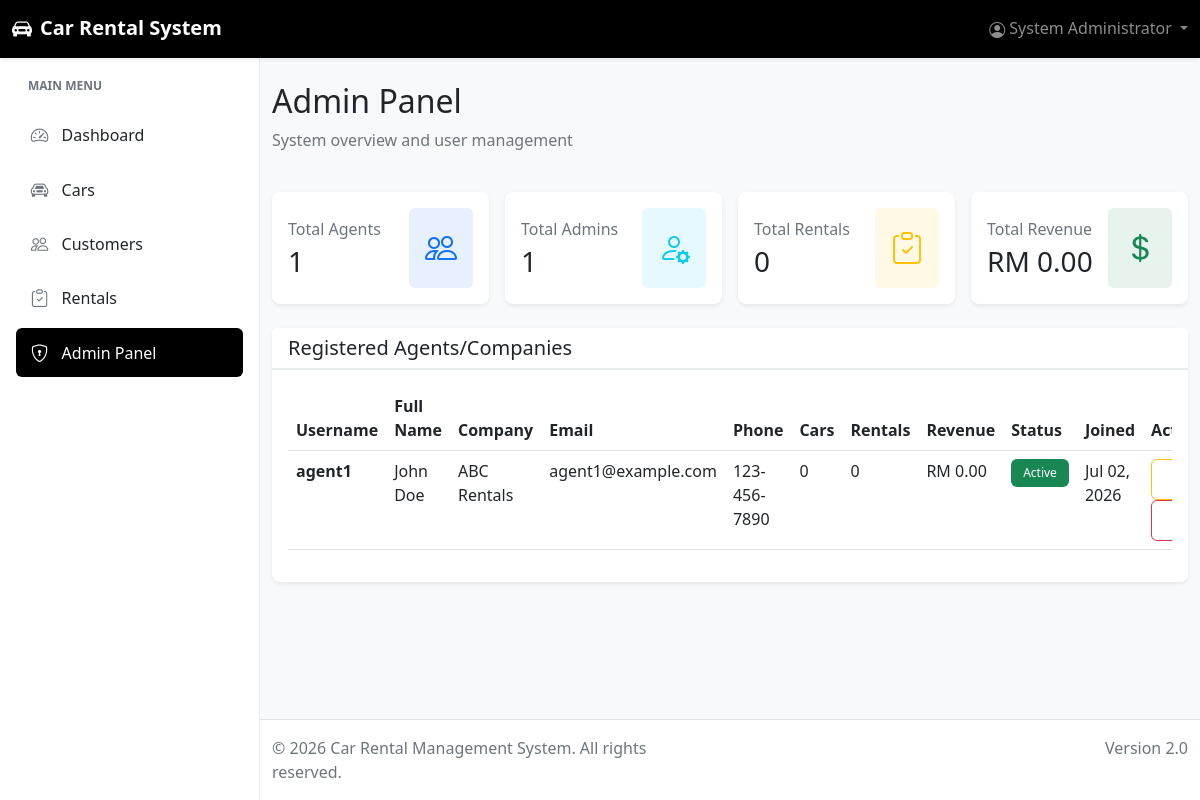
/admin.php (signed in), run on the app's committed database.
### tables this page shows
CREATE TABLE IF NOT EXISTS users (
    id INT PRIMARY KEY AUTO_INCREMENT,
    username VARCHAR(50) UNIQUE NOT NULL,
    email VARCHAR(100) UNIQUE,
    password VARCHAR(255) NOT NULL,
    full_name VARCHAR(100) NOT NULL,
    company_name VARCHAR(100),
    phone VARCHAR(20),
    role ENUM('admin', 'agent', 'superadmin') DEFAULT 'agent',
    status ENUM('active', 'inactive') DEFAULT 'active',
    created_at TIMESTAMP DEFAULT CURRENT_TIMESTAMP,
    updated_at TIMESTAMP DEFAULT CURRENT_TIMESTAMP ON UPDATE CURRENT_TIMESTAMP
);

### config/config.php (called while the page is built, shortened)
<?php
function isAdmin() {
    return isset($_SESSION['role']) && ($_SESSION['role'] === 'admin' || $_SESSION['role'] === 'superadmin');
}
function formatCurrency($amount) {
    return 'RM ' . number_format($amount, 2);
}
function formatDate($date) {
    return date('M d, Y', strtotime($date));
}
?>

### admin.php (the view, shortened to what this page needs)
<?php
require_once 'config/config.php';
$conn = getDBConnection();
function e($value) {
    return htmlspecialchars((string) $value, ENT_QUOTES, 'UTF-8');
}
$users = $conn->query("SELECT u.*,
                       (SELECT COUNT(*) FROM cars WHERE user_id = u.id) as total_cars,
                       (SELECT COUNT(*) FROM rentals WHERE user_id = u.id) as total_rentals,
                       (SELECT SUM(total_paid) FROM rentals WHERE user_id = u.id) as total_revenue
                       FROM users u
                       WHERE u.role = 'agent'
                       ORDER BY u.created_at DESC");
$total_users = $conn->query("SELECT COUNT(*) as count FROM users WHERE role = 'agent'")->fetch_assoc()['count'];
$total_admins = $conn->query("SELECT COUNT(*) as count FROM users WHERE role = 'admin'")->fetch_assoc()['count'];
$total_rentals = $conn->query("SELECT COUNT(*) as count FROM rentals")->fetch_assoc()['count'];
$total_revenue = $conn->query("SELECT SUM(total_paid) as total FROM rentals")->fetch_assoc()['total'] ?? 0;
include 'includes/header.php';
?>
<div class="row mb-4">
    <div class="col-12">
        <h2>Admin Panel</h2>
        <p class="text-muted">System overview and user management</p>
    </div>
</div>
<div class="row g-3 mb-4">
    <div class="col-md-3">
        <div class="card border-0 shadow-sm">
            <div class="card-body">
                <div class="d-flex justify-content-between align-items-center">
                    <div>
                        <p class="text-muted mb-1">Total Agents</p>
                        <h3 class="mb-0"><?php echo e($total_users); ?></h3>
                    </div>
                    <div class="bg-primary bg-opacity-10 p-3 rounded">
                        <i class="bi bi-people fs-2 text-primary"></i>
                    </div>
                </div>
            </div>
        </div>
    </div>
    <div class="col-md-3">
        <div class="card border-0 shadow-sm">
            <div class="card-body">
                <div class="d-flex justify-content-between align-items-center">
                    <div>
                        <p class="text-muted mb-1">Total Admins</p>
                        <h3 class="mb-0"><?php echo e($total_admins); ?></h3>
                    </div>
                    <div class="bg-info bg-opacity-10 p-3 rounded">
                        <i class="bi bi-person-gear fs-2 text-info"></i>
                    </div>
                </div>
            </div>
        </div>
    </div>
    <div class="col-md-3">
        <div class="card border-0 shadow-sm">
            <div class="card-body">
                <div class="d-flex justify-content-between align-items-center">
                    <div>
                        <p class="text-muted mb-1">Total Rentals</p>
                        <h3 class="mb-0"><?php echo e($total_rentals); ?></h3>
                    </div>
                    <div class="bg-warning bg-opacity-10 p-3 rounded">
                        <i class="bi bi-clipboard-check fs-2 text-warning"></i>
                    </div>
                </div>
            </div>
        </div>
    </div>
    <div class="col-md-3">
        <div class="card border-0 shadow-sm">
            <div class="card-body">
                <div class="d-flex justify-content-between align-items-center">
                    <div>
                        <p class="text-muted mb-1">Total Revenue</p>
                        <h3 class="mb-0"><?php echo e(formatCurrency($total_revenue)); ?></h3>
                    </div>
                    <div class="bg-success bg-opacity-10 p-3 rounded">
                        <i class="bi bi-currency-dollar fs-2 text-success"></i>
                    </div>
                </div>
            </div>
        </div>
    </div>
</div>
<div class="card border-0 shadow-sm">
    <div class="card-header bg-white">
        <h5 class="mb-0">Registered Agents/Companies</h5>
    </div>
    <div class="card-body">
        <?php if ($users->num_rows > 0): ?>
        <div class="table-responsive">
            <table class="table table-hover">
                <thead>
                    <tr>
                        <th>Username</th>
                        <th>Full Name</th>
                        <th>Company</th>
                        <th>Email</th>
                        <th>Phone</th>
                        <th>Cars</th>
                        <th>Rentals</th>
                        <th>Revenue</th>
                        <th>Status</th>
                        <th>Joined</th>
                        <th>Actions</th>
                    </tr>
                </thead>
                <tbody>
                    <?php while ($user = $users->fetch_assoc()): ?>
                    <tr>
                        <td><strong><?php echo e($user['username']); ?></strong></td>
                        <td><?php echo e($user['full_name']); ?></td>
                        <td><?php echo e($user['company_name'] ?? 'Individual'); ?></td>
                        <td><?php echo e($user['email']); ?></td>
                        <td><?php echo e($user['phone'] ?? 'N/A'); ?></td>
                        <td><?php echo e($user['total_cars']); ?></td>
                        <td><?php echo e($user['total_rentals']); ?></td>
                        <td><?php echo e(formatCurrency($user['total_revenue'] ?? 0)); ?></td>
                        <td>
                            <?php if ($user['status'] == 'active'): ?>
                                <span class="badge bg-success">Active</span>
                            <?php else: ?>
                                <span class="badge bg-danger">Inactive</span>
                            <?php endif; ?>
                        </td>
                        <td><?php echo e(formatDate($user['created_at'])); ?></td>
                        <td>
                            <a href="admin.php?toggle_status=<?php echo e($user['id']); ?>" class="btn btn-sm btn-outline-warning"
                               onclick="return confirm('Are you sure you want to toggle this user status?');">
                            </a>
                            <a href="admin.php?delete_user=<?php echo e($user['id']); ?>" class="btn btn-sm btn-outline-danger"
                               onclick="return confirm('Are you sure you want to delete this user? All their data will be removed.');">
                            </a>
                        </td>
                    </tr>
                    <?php endwhile; ?>
                </tbody>
            </table>
        </div>
        <?php else: ?>
        <p class="text-muted text-center py-4">No agents registered yet</p>
        <?php endif; ?>
    </div>
</div>
<?php
include 'includes/footer.php';
?>

### includes/header.php (shortened to what this page needs)
<!DOCTYPE html>
<html lang="en">
<head>
    <link href="https://cdn.jsdelivr.net/npm/bootstrap@5.3.0/dist/css/bootstrap.min.css" rel="stylesheet">
    <link rel="stylesheet" href="https://cdn.jsdelivr.net/npm/bootstrap-icons@1.11.0/font/bootstrap-icons.css">
    <link rel="stylesheet" href="<?php echo SITE_URL; ?>assets/css/style.css">
</head>
<body class="bg-light">
    <?php
    $current_page = basename($_SERVER['PHP_SELF']);
    $section_pages = [
        'dashboard' => ['dashboard.php'],
        'cars' => ['cars.php'],
        'customers' => ['customers.php'],
        'rentals' => ['rentals.php'],
        'admin' => ['admin.php'],
    ];
    $is_active_section = function($section) use ($current_page, $section_pages) {
        return in_array($current_page, $section_pages[$section] ?? []) ? 'active' : '';
    };
    ?>
    <nav class="navbar navbar-dark bg-dark shadow-sm app-topbar">
        <div class="container-fluid">
            <a class="navbar-brand" href="dashboard.php">
                <i class="bi bi-car-front-fill me-2"></i>Car Rental System
            </a>
            <div class="ms-auto">
                <ul class="navbar-nav flex-row">
                    <li class="nav-item dropdown">
                        <a class="nav-link dropdown-toggle" href="#" id="userDropdown" role="button" data-bs-toggle="dropdown">
                            <i class="bi bi-person-circle me-1"></i><?php echo $_SESSION['full_name']; ?>
                        </a>
                    </li>
                </ul>
            </div>
        </div>
    </nav>
    <aside class="app-sidebar d-none d-lg-flex flex-column">
        <div class="sidebar-heading">Main Menu</div>
        <nav class="sidebar-nav">
            <a class="sidebar-link <?php echo $is_active_section('dashboard'); ?>" href="dashboard.php">
                <i class="bi bi-speedometer2"></i><span>Dashboard</span>
            </a>
            <a class="sidebar-link <?php echo $is_active_section('cars'); ?>" href="cars.php">
                <i class="bi bi-car-front"></i><span>Cars</span>
            </a>
            <a class="sidebar-link <?php echo $is_active_section('customers'); ?>" href="customers.php">
                <i class="bi bi-people"></i><span>Customers</span>
            </a>
            <?php if (isAdmin()): ?>
            <a class="sidebar-link <?php echo $is_active_section('rentals'); ?>" href="rentals.php">
                <i class="bi bi-clipboard-check"></i><span>Rentals</span>
            </a>
            <?php endif; ?>
            <?php if (isAdmin()): ?>
            <a class="sidebar-link <?php echo $is_active_section('admin'); ?>" href="admin.php">
                <i class="bi bi-shield-lock"></i><span>Admin Panel</span>
            </a>
            <?php endif; ?>
        </nav>
    </aside>
    <main class="app-main">
        <div class="container-fluid py-4">

### includes/footer.php (shortened to what this page needs)
        </div>
    </main>
    <footer class="bg-white border-top py-3 mt-5 app-footer">
        <div class="container-fluid">
            <div class="row">
                <div class="col-md-6">
                    <p class="text-muted mb-0">&copy; <?php echo date('Y'); ?> Car Rental Management System. All rights reserved.</p>
                </div>
                <div class="col-md-6 text-md-end">
                    <p class="text-muted mb-0">Version 2.0</p>
                </div>
            </div>
        </div>
    </footer>
</body>
</html>

### assets/css/style.css (style rules this page uses)
:root { --primary-color: #000000; --secondary-color: #ffffff; --light-gray: #f8f9fa; --medium-gray: #e9ecef; --dark-gray: #6c757d; --text-color: #212529; --topbar-height: 57px; --sidebar-width: 260px; }
body { font-family: 'Segoe UI', Tahoma, Geneva, Verdana, sans-serif; background-color: var(--light-gray); color: var(--text-color); display: flex; flex-direction: column; min-height: 100vh; }
.navbar-dark { background-color: var(--primary-color) !important; }
.app-topbar { min-height: var(--topbar-height); position: sticky; top: 0; z-index: 1030; }
.navbar-brand { font-weight: 600; font-size: 1.25rem; }
.navbar-nav .nav-link { transition: all 0.3s ease; }
.app-sidebar { position: fixed; top: var(--topbar-height); bottom: 0; left: 0; z-index: 1020; width: var(--sidebar-width); padding: 1rem; background: var(--secondary-color); border-right: 1px solid var(--medium-gray); overflow-y: auto; }
.sidebar-heading { margin: 0.25rem 0 1rem; padding: 0 0.75rem; color: var(--dark-gray); font-size: 0.75rem; font-weight: 700; letter-spacing: 0; text-transform: uppercase; }
.sidebar-nav { display: grid; gap: 0.35rem; }
.sidebar-link { display: flex; align-items: center; gap: 0.75rem; min-height: 44px; padding: 0.7rem 0.85rem; color: var(--text-color); text-decoration: none; border-radius: 6px; font-weight: 500; transition: background-color 0.2s ease, color 0.2s ease; }
.sidebar-link i { width: 1.25rem; color: var(--dark-gray); font-size: 1.1rem; text-align: center; }
.sidebar-link.active { color: var(--secondary-color); background-color: var(--primary-color); }
.sidebar-link.active i { color: var(--secondary-color); }
.app-main, .app-footer { margin-left: var(--sidebar-width); }
.app-main { flex: 1 0 auto; }
.card { border-radius: 8px; transition: transform 0.2s ease, box-shadow 0.2s ease; }
.card-header { border-bottom: 2px solid var(--medium-gray); font-weight: 600; }
.btn { border-radius: 6px; padding: 0.5rem 1.25rem; font-weight: 500; transition: all 0.3s ease; }
.table { background-color: white; }
.table thead { background-color: var(--light-gray); color: var(--text-color); font-weight: 600; }
.badge { padding: 0.5rem 0.75rem; border-radius: 6px; font-weight: 500; }
.card-body .bg-opacity-10 { border-radius: 8px; }
footer { margin-top: auto; }
.app-footer { flex-shrink: 0; margin-top: auto !important; }
.card, .alert { animation: fadeIn 0.3s ease-in-out; }
.bi { vertical-align: middle; }
.shadow-sm { box-shadow: 0 0.125rem 0.25rem rgba(0, 0, 0, 0.075) !important; }
.text-muted { color: var(--dark-gray) !important; }

### data on the page
users: username "agent1", full_name "John Doe", company_name "ABC Rentals", email "agent1@example.com", phone "123-456-7890", total_cars "0", total_rentals "0", total_revenue "RM 0.00", status "Active", created_at "Jul 02, 2026"

### other printed values
$_SESSION['full_name'] "System Administrator"
$total_users "1"
$total_admins "1"
$total_rentals "0"
formatCurrency($total_revenue) "RM 0.00"
